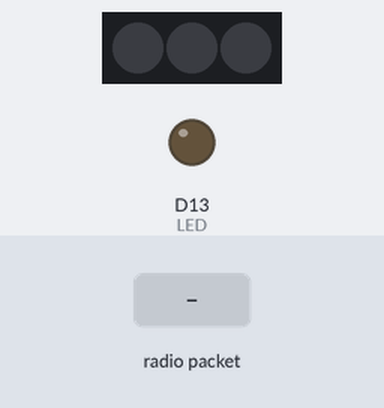
Bench run of a program on a simulated Adafruit Feather M0. Shown: 3 RGB LEDs in strip order, left to right, output pins drawn as LEDs (lit = HIGH). The inputs (shaded band) are chosen by the test bench. The strip is taken to match the declared colour order; no radio packets arrive unless stated; pins used as bus, display or sensor lines are not drawn; what the program prints to the serial monitor is not drawn.

Above: at 1.6 s.
1.7 s: radio packet "1" arrives
At 2.29 s:
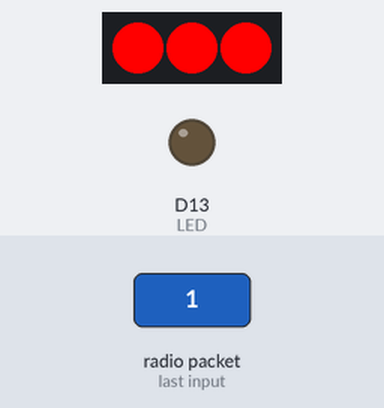
At 3.45 s:
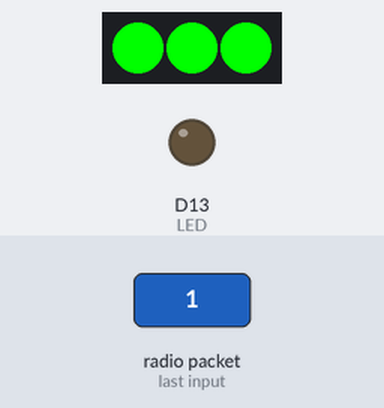
4.7 s: radio packet "0" arrives
At 5.77 s:
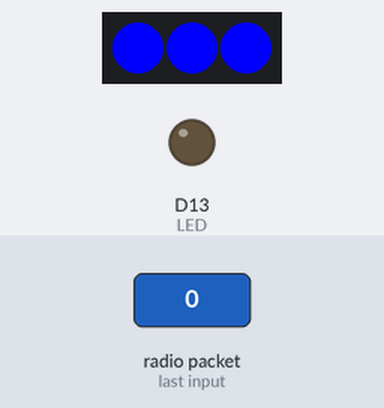
Timing chart, 0 to 13.3 s (numbered marks = the images above; inputs shaded):
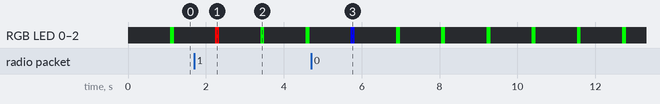

The program:

main.cpp
```cpp
// rf69 demo tx rx.pde
// -*- mode: C++ -*-
// Example sketch showing how to create a simple messageing client
// with the RH_RF69 class. RH_RF69 class does not provide for addressing or
// reliability, so you should only use RH_RF69  if you do not need the higher
// level messaging abilities.
// It is designed to work with the other example rf69_server.
// Demonstrates the use of AES encryption, setting the frequency and modem
// configuration

/*
Basic summary of the code:
It sets up all of the arrays,
Goes into the while loop in which signals are recieved and reacted to
If a synchronous signal is recieved, it breaks out of the while loop
If any other signal is received, the value and signal strength are recorded in the arrays as well as the boolean received being set to true
When it is time to break out of the while loop, it will check if the reason for breaking out was a synchronization blink or a counting blink
Depending on which, it will send a synchronization
*/


#include <Adafruit_NeoPixel.h>
#include <SPI.h>
#include <RH_RF69.h>
//signal strength directly next to eachother in the basement ranges from -17 to -29, centering around 3 points of -17, -22 and -28 with almost all values within 1 of each
/************ Radio Setup ***************/

// Change to 434.0 or other frequency, must match RX's freq!
#define RF69_FREQ 900.0
#define PIN 5
#define WAIT 3000
#define ARDUINONUMBER 4  //change this for each feather (increasing from 2, current max value 13)

#if defined(ARDUINO_SAMD_FEATHER_M0) // Feather M0 w/Radio
  #define RFM69_CS      8
  #define RFM69_INT     3
  #define RFM69_RST     4
  #define LED           13
#endif

//#define FIREFLYCOUNT

// Singleton instance of the radio driver
RH_RF69 rf69(RFM69_CS, RFM69_INT);

int16_t packetnum = 0;  // packet counter, we increment per xmission
int counter = 0;
String names[20];
int signalStrength[20][10];
bool received[20];

Adafruit_NeoPixel strip = Adafruit_NeoPixel(3, PIN, NEO_RGBW + NEO_KHZ800);

void setup()
{
  strip.begin();
  strip.show(); // Initialize all pixels to 'off'
  Serial.begin(115200);
  //while (!Serial) { delay(1); } // wait until serial console is open, remove if not tethered to computer

  for(int a = 0; a < 20; a++){ //zero all of the arrays
    names[a] = "";
    received[a] = false;
    for(int b = 0; b < 10; b++){
      signalStrength[a][b] = 0;
    }
  }

  pinMode(LED, OUTPUT);
  pinMode(RFM69_RST, OUTPUT);
  digitalWrite(RFM69_RST, LOW);

  Serial.println("Feather RFM69 TX Test!");
  Serial.println();

  // manual reset
  digitalWrite(RFM69_RST, HIGH);
  delay(10);
  digitalWrite(RFM69_RST, LOW);
  delay(10);

  if (!rf69.init()) {
    Serial.println("RFM69 radio init failed");
    while (1);
  }
  Serial.println("RFM69 radio init OK!");
  // Defaults after init are 434.0MHz, modulation GFSK_Rb250Fd250, +13dbM (for low power module)
  // No encryption
  if (!rf69.setFrequency(RF69_FREQ)) {
    Serial.println("setFrequency failed");
  }

  // If you are using a high power RF69 eg RFM69HW, you *must* set a Tx power with the
  // ishighpowermodule flag set like this:
  rf69.setTxPower(20, true);  // range from 14-20 for power, 2nd arg must be true for 69HCW

  // The encryption key has to be the same as the one in the server
  uint8_t key[] = { 0x01, 0x02, 0x03, 0x04, 0x05, 0x06, 0x07, 0x08,
                    0x01, 0x02, 0x03, 0x04, 0x05, 0x06, 0x07, 0x08};
  rf69.setEncryptionKey(key);

  pinMode(LED, OUTPUT); //check why I wrote this twice

  Serial.print("RFM69 radio @");  Serial.print((int)RF69_FREQ);  Serial.println(" MHz");
}


void loop() {
  //static boolean reason = false; //false = synchronization blink, true = counting blink  //COMMENTED OUT BECAUSE DOESN'T SEEM TO DO ANYTHING
  static long lastBlink = (long) millis();  //got rid of "unsigned" marker
  static long timeBetweenBlinks = 1000;
  // while(((time != lightBlinkTime && time != radioBlinkTime)){
  // time != lightBlinkTime == lightBlinkTime > then a default time
  // time != radioBlinkTime == radioBlinkTIme > than something && < than something
  long systemTime = 0;
  /*for(int a = 0; a < RH_RF69_MAX_MESSAGE_LEN; a++){
    buf[a] = 0;
  }*/
  do{
    if (rf69.available()) {
      // Should be a message for us now
      uint8_t buf[RH_RF69_MAX_MESSAGE_LEN]; //required for radio, this is where the signals go
      uint8_t len = sizeof(buf); //required for radio, this is the length of the signal
      if (rf69.recv(buf, &len)) {
        if (!len) return;
        //Serial.print("Signal received: ");
        //Serial.println(millis());
        if(strstr((char *)buf, "ThisIsALongBlink")){ //if the signal is
          lastBlink = 0;
          //Serial.println("received synchronization signal");
        }
        else{
          //Serial.println("received signal strength checker signal");
          buf[len] = 0;
          int duplicate = 0;
          for(int a = 0; a < 20; a++){
            if(names[a].equals((char*)buf) /*strstr((char *)buf, names[a])*/){
              duplicate = 1;
              signalStrength[a][9] = signalStrength[a][8];
              signalStrength[a][8] = signalStrength[a][7];
              signalStrength[a][7] = signalStrength[a][6];
              signalStrength[a][6] = signalStrength[a][5];
              signalStrength[a][5] = signalStrength[a][4];
              signalStrength[a][4] = signalStrength[a][3];
              signalStrength[a][3] = signalStrength[a][2];
              signalStrength[a][2] = signalStrength[a][1];
              signalStrength[a][1] = signalStrength[a][0];
              signalStrength[a][0] = rf69.lastRssi();
              received[a] = true;
              /*Serial.print("Signal: ");
              Serial.print(names[a]);
              Serial.print(", Signal strength: ");
              Serial.println(signalStrength[a][0]);*/
            }
          }
          if(duplicate == 0){
            names[counter] = (char*)buf;
            signalStrength[counter][0] = rf69.lastRssi();
            received[counter] = true;
            /*Serial.print("Signal: ");
            Serial.print(names[counter]);
            Serial.print(", Signal strength: ");
            Serial.println(signalStrength[counter][0]);*/
            counter++;
          }
        }
      }
      //Serial.print("Done: ");
      //Serial.println(millis());
    }
    systemTime = (long) millis();
  }while((systemTime - lastBlink) < timeBetweenBlinks && (systemTime - lastBlink) != ARDUINONUMBER*70); //confirm it works
  /*Serial.print("systemTime: ");
  Serial.println(systemTime);
  Serial.print("lastBlink: ");
  Serial.println(lastBlink);
  Serial.print("timeBetweenBlinks: ");
  Serial.println(timeBetweenBlinks);
  Serial.print("ARDUINONUMBER*70: ");
  Serial.println(ARDUINONUMBER*70);
  Serial.print("Condition 1: ");
  Serial.println((systemTime - lastBlink) < timeBetweenBlinks); //if false that means that it was a synch blink
  Serial.print("Condition 2: ");
  Serial.println((systemTime - lastBlink) != ARDUINONUMBER*70); //if false that means that it was a counting blink*/
  if(systemTime - lastBlink < timeBetweenBlinks){
    //Serial.println("Sent signal strength checker signal");
    char radiopacket[20] = "ThisIsLong     ";
    packetnum = ARDUINONUMBER;
    itoa(packetnum, radiopacket+10, 10);
    //Serial.print("Sending "); Serial.println(radiopacket);
    for(int a = 0; a < 10; a++){
      rf69.send((uint8_t *)radiopacket, strlen(radiopacket));
      rf69.waitPacketSent();
      delay(5);
    }
  }
  else{
    //Serial.println("Sent synchronization signal");
    int signalsBad = 0;
    int averageStrength = 0;
    for(int a = 0; a < counter; a++){  //ZERO AVERAGESTRENGTH BETWEEN ITERATIONS OF THE EMBEDDED FOR LOOP
      averageStrength = 0;
      for(int b = 0; b < 10; b++){
        averageStrength += signalStrength[a][b];
      }
      averageStrength /= 10; //average of the signal strengths in the arrays
      if(averageStrength == 0 || averageStrength < -50 || received[a] == false){  //FIX DIRECTION OF COMPARATOR AND ADD CLAUSE FOR IF IT = 0
        //Serial.print(names[a]);
        //Serial.println(" was bad");
        signalsBad++; //number of signals which are not received or not in range  //WAIT THE DIRECTION SHOULD BE OK NOW THAT SWAPPED TO SIGNALS BAD
      }
      else{
        //Serial.print(names[a]);
        //Serial.println(" was good");
      }
      received[a] = false; //zeroes the boolean
    }
    //Serial.print("Number of fireflies not in range: ");
    //Serial.println(signalsBad);
    char radiopacket[20] = "ThisIsALongBlink";
    //Serial.print("Sending "); Serial.println(radiopacket);
    rf69.send((uint8_t *)radiopacket, strlen(radiopacket));
    rf69.waitPacketSent(); //send the synchronization blink
    //for(int a = 0; a < counter; a++){ //outputs all of the values in the arrays
      //Serial.print(names[a]);
      //Serial.print(millis());
      //Serial.print(",");
      //Serial.println(averageStrength);
      //for(int b = 0; b < 10; b++){
        //Serial.print(", ");
        //Serial.print(signalStrength[a][b]);
      //}
      //Serial.println();
    //}
    uint32_t c = 0; //it is grbw (green, red, blue, white)
    if(signalsBad == counter){
      c = strip.Color(0, 255, 0); //red
    }
    else if(signalsBad > 0){
      c = strip.Color(0, 0, 255); //blue
    }
    else{
      c = strip.Color(255, 0, 0); //green
    }
    for(unsigned int i=0; i<strip.numPixels(); i++){
      strip.setPixelColor(i, c);
      strip.show();
    }
    delay(100);
    for(unsigned int i=0; i<strip.numPixels(); i++){
      strip.setPixelColor(i, strip.Color(0, 0, 0));
      strip.show();
    }
    lastBlink = millis(); //sets the last time it blinked to the millis() once it is going to start a new cycle
    uint8_t ignoreThis[RH_RF69_MAX_MESSAGE_LEN];
    uint8_t ignoreThisLen = sizeof(ignoreThis);
    rf69.recv(ignoreThis, &ignoreThisLen);


    /*uint8_t buf[RH_RF69_MAX_MESSAGE_LEN]; //required for radio, this is where the signals go
    uint8_t len = sizeof(buf); //required for radio, this is the length of the signal
    rf69.recv(buf, &len)*/
  }
}
```
